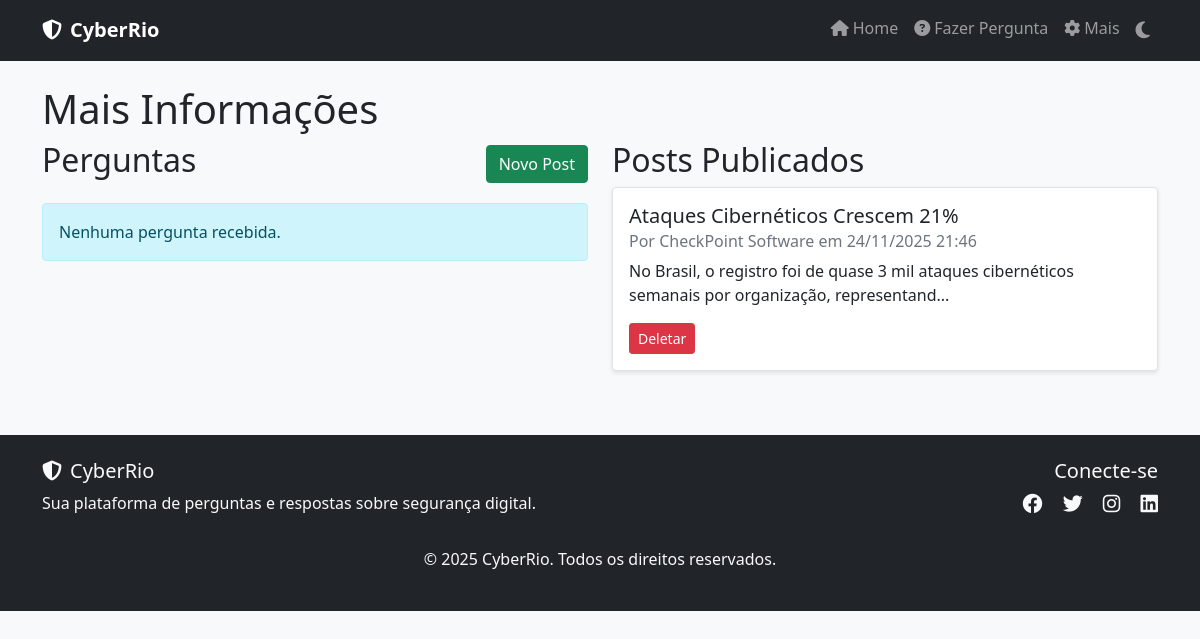
The page /admin on the database its author committed.
### database.py (models this page shows)
class Post(db.Model):
    id = db.Column(db.Integer, primary_key=True)
    titulo = db.Column(db.String(200), nullable=False)
    conteudo = db.Column(db.Text, nullable=False)
    data_criacao = db.Column(db.DateTime, default=db.func.current_timestamp())
    autor = db.Column(db.String(100), default='Admin')

### app.py (the view)
@app.route('/admin')
def admin():
    perguntas = Pergunta.query.order_by(Pergunta.data_criacao.desc()).all()
    posts = Post.query.order_by(Post.data_criacao.desc()).all()
    return render_template('admin.html', perguntas=perguntas, posts=posts)

### templates/admin.html
{% extends "base.html" %}
{% block content %}
<h1>Mais Informações</h1>
<div class="row">
    <div class="col-md-6">
        <div class="d-flex justify-content-between align-items-center mb-3">
            <h2>Perguntas</h2>
            <a href="{{ url_for('novo_post') }}" class="btn btn-success">Novo Post</a>
        </div>
        {% for pergunta in perguntas %}
        <div class="card mb-3 {% if pergunta.respondida %}border-success{% endif %}">
            <div class="card-body">
                <h5 class="card-title">{{ pergunta.titulo }}</h5>
                <h6 class="card-subtitle mb-2 text-muted">
                    Por {{ pergunta.nome }} ({{ pergunta.email }})
                    em {{ pergunta.data_criacao.strftime('%d/%m/%Y %H:%M') }}
                </h6>
                <p class="card-text">{{ pergunta.pergunta }}</p>
                {% if pergunta.respondida %}
                    <div class="alert alert-success">
                        <strong>Resposta:</strong><br>
                        {{ pergunta.resposta }}
                    </div>
                {% else %}
                    <a href="{{ url_for('responder_pergunta', pergunta_id=pergunta.id) }}"
                       class="btn btn-warning btn-sm">Responder</a>
                {% endif %}
                <a href="{{ url_for('deletar_pergunta', pergunta_id=pergunta.id) }}"
                   class="btn btn-danger btn-sm"
                   onclick="return confirm('Tem certeza que deseja deletar esta pergunta?')">
                    Deletar
                </a>
            </div>
        </div>
        {% else %}
        <div class="alert alert-info">
            Nenhuma pergunta recebida.
        </div>
        {% endfor %}
    </div>
    <div class="col-md-6">
        <h2>Posts Publicados</h2>
        {% for post in posts %}
        <div class="card mb-3">
            <div class="card-body">
                <h5 class="card-title">{{ post.titulo }}</h5>
                <h6 class="card-subtitle mb-2 text-muted">
                    Por {{ post.autor }} em {{ post.data_criacao.strftime('%d/%m/%Y %H:%M') }}
                </h6>
                <p class="card-text">{{ post.conteudo[:100] }}...</p>
                <a href="{{ url_for('deletar_post', post_id=post.id) }}"
                   class="btn btn-danger btn-sm"
                   onclick="return confirm('Tem certeza que deseja deletar este post?')">
                    Deletar
                </a>
            </div>
        </div>
        {% else %}
        <div class="alert alert-info">
            Nenhum post publicado.
        </div>
        {% endfor %}
    </div>
</div>
{% endblock %}

### static/style.css (style rules this page uses)
body { background-color: #f8f9fa; }
.card { box-shadow: 0 2px 4px rgba(0,0,0,0.1); border: 1px solid #dee2e6; }
.alert { margin-bottom: 1rem; }

### templates/base.html (style rules this page uses)
.card { transition: transform 0.3s ease, box-shadow 0.3s ease; }
.btn { transition: all 0.3s ease; }

### rows shown on the page
Post: titulo "Ataques Cibernéticos Crescem 21%", autor "CheckPoint Software", data_criacao "24/11/2025 21:46", conteudo "No Brasil, o registro foi de quase 3 mil ataques cibernéticos semanais por organização, representand"
